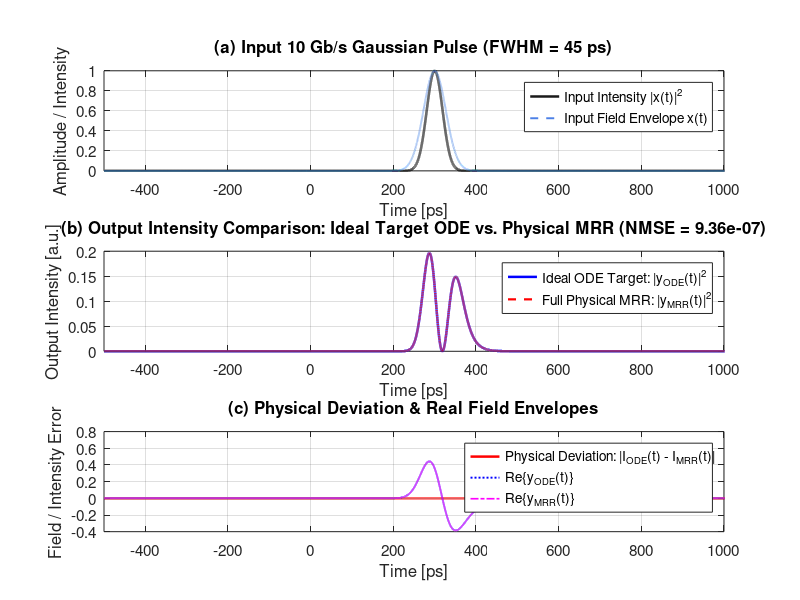
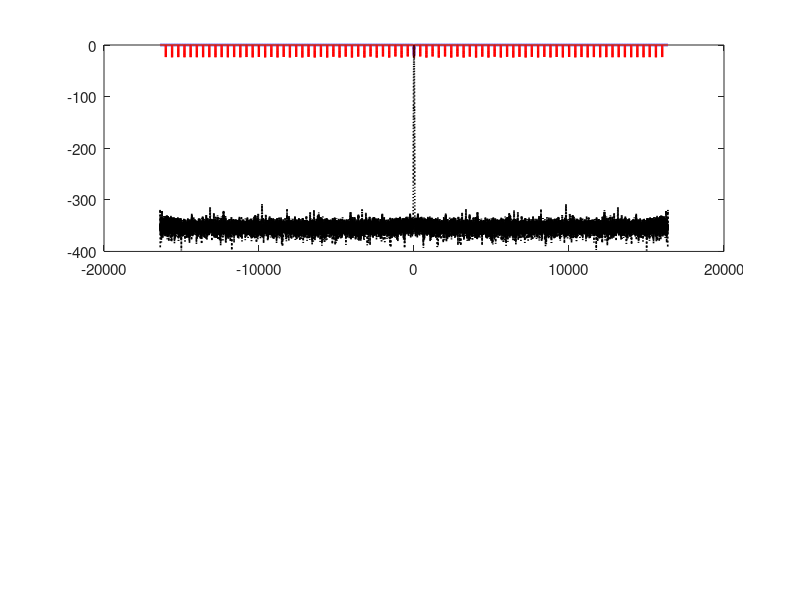

Recreate these plots in MATLAB, in order. (Note: this script raises an error after producing the figures.)
%% Optical Ordinary Differential Equation (ODE) Solver via Silicon Photonic MRR
% Based on: "Compact tunable silicon photonic ODE solver", Optics Express (2014)
% Implementation of the Through-Port First-Order All-Optical ODE Solver
%
% This script compares:
%  1. Ideal First-Order ODE Transfer Function (Coupled-Mode Theory / Baseband Target ODE)
%  2. Full Periodic Physical MRR Transfer Function (Exact Add-Drop Microring Model)

clear; close all; clc;

%% 1. Physical Parameters
c          = 2.99792458e8;       % Speed of light in vacuum [m/s]
lambda0    = 1550.391e-9;        % Resonant wavelength [m] (1550.391 nm)
f0         = c / lambda0;        % Optical carrier frequency [Hz]
w0         = 2 * pi * f0;        % Optical carrier angular frequency [rad/s]
L          = 178.98e-6;          % Ring circumference [m] (178.98 um)
ng         = 4.1850;             % Waveguide group index
alpha_dB_cm= 8.0;                % Waveguide power loss factor [dB/cm]

% Convert waveguide power loss to round-trip power loss factor eta
alpha_dB_m = alpha_dB_cm * 100;                 % [dB/m]
alpha_lin  = alpha_dB_m * log(10) / 10;         % Linear power attenuation coefficient [1/m]
eta        = 1 - exp(-alpha_lin * L);           % Round-trip intrinsic power loss
a_loss     = sqrt(1 - eta);                     % Round-trip field amplitude transmission

% Initial power coupling coefficients of the two couplers
kappa1     = 0.08;                              % Coupler 1 (bus/through port)
kappa2     = 0.04;                              % Coupler 2 (drop port)
r1         = sqrt(1 - kappa1);                  % Coupler 1 field transmission coefficient
r2         = sqrt(1 - kappa2);                  % Coupler 2 field transmission coefficient

% Ring cavity round-trip time and Free Spectral Range (FSR)
tau_rt     = ng * L / c;                        % Round-trip time [s] (~2.498 ps)
FSR        = 1 / tau_rt;                        % Free Spectral Range [Hz] (~400.24 GHz)

%% 2. Coupled-Mode Theory (CMT) Formulation & ODE Coefficients
% Quality factors from CMT:
% Qi  = - (w0 * ng * L) / (c * ln(1 - eta))
% Qe1 = - (w0 * ng * L) / (c * ln(1 - kappa1))
% Qe2 = - (w0 * ng * L) / (c * ln(1 - kappa2))
Qi         = - (w0 * ng * L) / (c * log(1 - eta));
Qe1        = - (w0 * ng * L) / (c * log(1 - kappa1));
Qe2        = - (w0 * ng * L) / (c * log(1 - kappa2));

% Decay rates (gamma = w0 / (2*Q)):
gamma_i    = w0 / (2 * Qi);      % Intrinsic cavity decay rate [rad/s]
gamma_e1   = w0 / (2 * Qe1);     % Coupling decay rate to waveguide 1 [rad/s]
gamma_e2   = w0 / (2 * Qe2);     % Coupling decay rate to waveguide 2 [rad/s]

% Total quality factor and loaded 3-dB angular bandwidth
Q_total    = 1 / (1/Qi + 1/Qe1 + 1/Qe2);
Delta_w3dB = w0 / Q_total;       % [rad/s]

% ODE Constant Coefficients:
% Target ODE: dy(t)/dt + a0*y(t) = dx(t)/dt + b0*x(t)
a0         = gamma_i + gamma_e1 + gamma_e2;   % a0 = w0 / (2*Q_total) = Delta_w3dB / 2
b0         = gamma_i + gamma_e2 - gamma_e1;

fprintf('========================================================================\n');
fprintf('                Silicon Photonic ODE Solver Parameters                  \n');
fprintf('========================================================================\n');
fprintf('Resonant Wavelength (lambda0)       : %.3f nm\n', lambda0 * 1e9);
fprintf('Optical Carrier Frequency (f0)      : %.3f THz\n', f0 / 1e12);
fprintf('Ring Circumference (L)              : %.2f um\n', L * 1e6);
fprintf('Waveguide Group Index (ng)          : %.4f\n', ng);
fprintf('Round-trip Time (tau_rt)            : %.3f ps\n', tau_rt * 1e12);
fprintf('Free Spectral Range (FSR)           : %.2f GHz (%.3f nm)\n', FSR / 1e9, (lambda0^2 / (ng*L)) * 1e9);
fprintf('Waveguide Loss                      : %.2f dB/cm (Round-trip loss eta = %.4f)\n', alpha_dB_cm, eta);
fprintf('Coupling Coefficients               : kappa1 = %.4f, kappa2 = %.4f\n', kappa1, kappa2);
fprintf('------------------------------------------------------------------------\n');
fprintf('Cavity Quality Factors              : Qi = %.2e, Qe1 = %.2e, Qe2 = %.2e\n', Qi, Qe1, Qe2);
fprintf('Loaded Quality Factor (Q)           : %.2e\n', Q_total);
fprintf('Decay Rates (gamma)                 : gamma_i  = %.3e rad/s (%.2f GHz)\n', gamma_i, gamma_i/(2*pi*1e9));
fprintf('                                      gamma_e1 = %.3e rad/s (%.2f GHz)\n', gamma_e1, gamma_e1/(2*pi*1e9));
fprintf('                                      gamma_e2 = %.3e rad/s (%.2f GHz)\n', gamma_e2, gamma_e2/(2*pi*1e9));
fprintf('ODE Coefficient a0                  : %.4e rad/s (Bandwidth: %.2f GHz)\n', a0, a0/(pi*1e9));
fprintf('ODE Coefficient b0                  : %.4e rad/s\n', b0);
if b0 < 0
    fprintf('Coupling Regime                     : Over-coupled (b0 < 0)\n');
elseif b0 == 0
    fprintf('Coupling Regime                     : Critically coupled (b0 = 0, Differentiator)\n');
else
    fprintf('Coupling Regime                     : Under-coupled (b0 > 0)\n');
end
fprintf('Through-port Static Notch (b0/a0)^2 : %.4f (%.2f dB)\n', (b0/a0)^2, 10*log10((b0/a0)^2));
fprintf('========================================================================\n\n');

%% 3. Signal Definition: 10 Gb/s Gaussian-like Optical Pulse (FWHM = 45 ps)
FWHM       = 45e-12;             % Full Width at Half Maximum: 45 ps (~40-50 ps)
t0         = 0.3e-9;             % Center of the pulse [s] (300 ps)

% Simulation time grid
t_start    = -0.5e-9;            % -0.5 ns
t_end      = 1.5e-9;             % 1.5 ns
N          = 65536;              % Number of grid points (power of 2 for FFT)
t          = linspace(t_start, t_end, N);
dt         = t(2) - t(1);

% Optical complex envelope x(t)
% Intensity: I_in(t) = exp(-4*log(2)*((t - t0)/FWHM)^2) -> Field: x(t) = sqrt(I_in(t))
x_fun      = @(t_val) exp(-2 * log(2) * ((t_val - t0) / FWHM).^2);
x          = x_fun(t);           % Input field envelope

%% 4. Frequency-Domain Optical Filtering (FFT/IFFT)
fs         = 1 / dt;                          % Sampling frequency [Hz]
f          = linspace(-fs/2, fs/2 - fs/N, N); % Centered baseband frequency axis [Hz]
w          = 2 * pi * f;                      % Baseband angular frequency [rad/s]

% (A) Ideal First-Order ODE Transfer Function (Target ODE via CMT)
%     T_ODE(w) = (j*w + b0) / (j*w + a0)
T_ode      = (1j * w + b0) ./ (1j * w + a0);

% (B) Full Periodic Physical MRR Through-Port Transfer Function
%     H_MRR(w) = (r1 - r2*a*exp(-j*w*tau_rt)) / (1 - r1*r2*a*exp(-j*w*tau_rt))
H_mrr      = (r1 - r2 * a_loss * exp(-1j * w * tau_rt)) ./ ...
             (1 - r1 * r2 * a_loss * exp(-1j * w * tau_rt));

% Optical filtering via FFT
X_w        = fftshift(fft(x));           % Input pulse spectrum
Y_ode_w    = X_w .* T_ode;               % Output spectrum via Ideal ODE filter
Y_mrr_w    = X_w .* H_mrr;               % Output spectrum via Full Physical MRR

y_ode      = ifft(ifftshift(Y_ode_w));   % Time-domain field via Ideal ODE filter
y_mrr      = ifft(ifftshift(Y_mrr_w));   % Time-domain field via Physical MRR

%% 5. Power Intensities & Normalized Mean Square Error (NMSE)
I_in       = abs(x).^2;                  % Input intensity
I_ode      = abs(y_ode).^2;              % Ideal ODE output intensity
I_mrr      = abs(y_mrr).^2;              % Physical MRR solver output intensity

% Normalized Mean Square Error (NMSE) between Ideal ODE and Physical MRR
NMSE       = sum((I_ode - I_mrr).^2) / sum(I_ode.^2);
NMSE_dB    = 10 * log10(NMSE);

fprintf('========================================================================\n');
fprintf('                         Verification Results                           \n');
fprintf('========================================================================\n');
fprintf('Signal Type                         : 10 Gb/s Gaussian Pulse (FWHM = 45 ps)\n');
fprintf('Pulse FWHM                          : %.2f ps\n', FWHM * 1e12);
fprintf('Normalized Mean Square Error (NMSE) : %.4e\n', NMSE);
fprintf('NMSE in Percentage                  : %.6f %%\n', NMSE * 100);
fprintf('NMSE in dB                          : %.2f dB\n', NMSE_dB);
fprintf('========================================================================\n\n');

%% 6. Visualization & Plotting
set(0, 'DefaultAxesFontSize', 11, 'DefaultLineLineWidth', 1.8);

% -------------------------------------------------------------------------
% Figure 1: Time-Domain Waveforms and Physical MRR Verification
% -------------------------------------------------------------------------
figure('Name', 'Photonic ODE Solver - Time Domain Comparison', 'Position', [80, 80, 950, 820], 'Color', 'w');

% Subplot 1: Input Waveform
subplot(3, 1, 1);
plot(t * 1e12, I_in, 'Color', [0.1, 0.1, 0.1], 'DisplayName', 'Input Intensity |x(t)|^2');
hold on;
plot(t * 1e12, x, '--', 'Color', [0.3, 0.5, 0.9], 'LineWidth', 1.4, 'DisplayName', 'Input Field Envelope x(t)');
grid on; box on;
xlim([t_start*1e12, 1.0e3]);
xlabel('Time [ps]');
ylabel('Amplitude / Intensity');
title('(a) Input 10 Gb/s Gaussian Pulse (FWHM = 45 ps)');
legend('Location', 'northeast');

% Subplot 2: Output Intensity Comparison
subplot(3, 1, 2);
plot(t * 1e12, I_ode, 'b-', 'DisplayName', 'Ideal ODE Target: |y_{ODE}(t)|^2');
hold on;
plot(t * 1e12, I_mrr, 'r--', 'LineWidth', 1.6, 'DisplayName', 'Full Physical MRR: |y_{MRR}(t)|^2');
grid on; box on;
xlim([t_start*1e12, 1.0e3]);
xlabel('Time [ps]');
ylabel('Output Intensity [a.u.]');
title(sprintf('(b) Output Intensity Comparison: Ideal Target ODE vs. Physical MRR (NMSE = %.2e)', NMSE));
legend('Location', 'northeast');

% Subplot 3: Physical Error & Residuals
subplot(3, 1, 3);
plot(t * 1e12, abs(I_ode - I_mrr), 'r-', 'DisplayName', 'Physical Deviation: |I_{ODE}(t) - I_{MRR}(t)|');
hold on;
plot(t * 1e12, real(y_ode), 'b:', 'LineWidth', 1.4, 'DisplayName', 'Re\{y_{ODE}(t)\}');
plot(t * 1e12, real(y_mrr), 'm-.', 'LineWidth', 1.2, 'DisplayName', 'Re\{y_{MRR}(t)\}');
grid on; box on;
xlim([t_start*1e12, 1.0e3]);
xlabel('Time [ps]');
ylabel('Field / Intensity Error');
title('(c) Physical Deviation & Real Field Envelopes');
legend('Location', 'northeast');

% -------------------------------------------------------------------------
% Figure 2: Baseband Frequency Response Comparison (Zoom: +/- 50 GHz)
% -------------------------------------------------------------------------
figure('Name', 'Photonic ODE Solver - Baseband Frequency Response', 'Position', [120, 120, 950, 620], 'Color', 'w');

f_GHz = f / 1e9;
freq_limit = 50; % Plot range +/- 50 GHz

subplot(2, 1, 1);
plot(f_GHz, 10 * log10(abs(T_ode).^2), 'b--', 'LineWidth', 2.0, 'DisplayName', 'Ideal Target ODE |T_{ODE}(\omega)|^2');
hold on;
plot(f_GHz, 10 * log10(abs(H_mrr).^2), 'r-', 'LineWidth', 1.6, 'DisplayName', 'Full Physical MRR |H_{MRR}(\omega)|^2');
input_spec_dB = 10 * log10(abs(X_w).^2 / max(abs(X_w).^2));
plot(f_GHz, input_spec_dB, 'k:', 'LineWidth', 1.2, 'DisplayName', 'Input Pulse Spectrum (Normalized)');
yline(10 * log10((b0/a0)^2), 'g-.', 'LineWidth', 1.2, 'DisplayName', sprintf('Resonance Notch (|b_0/a_0|^2 = %.2f dB)', 10*log10((b0/a0)^2)));
grid on; box on;
xlim([-freq_limit, freq_limit]);
ylim([-35, 5]);
xlabel('Frequency Offset f - f_0 [GHz]');
ylabel('Magnitude [dB]');
title('(a) Baseband Magnitude Response: Ideal ODE vs. Full Physical MRR');
legend('Location', 'southeast');

subplot(2, 1, 2);
plot(f_GHz, angle(T_ode) * (180 / pi), 'b--', 'LineWidth', 2.0, 'DisplayName', '\angle T_{ODE}(\omega) (Ideal ODE)');
hold on;
plot(f_GHz, angle(H_mrr) * (180 / pi), 'r-', 'LineWidth', 1.6, 'DisplayName', '\angle H_{MRR}(\omega) (Physical MRR)');
grid on; box on;
xlim([-freq_limit, freq_limit]);
ylim([-190, 190]);
xlabel('Frequency Offset f - f_0 [GHz]');
ylabel('Phase [degrees]');
title('(b) Baseband Phase Response Comparison');
legend('Location', 'southeast');

% -------------------------------------------------------------------------
% Figure 3: Broadband Spectral View & Free Spectral Range (FSR) Periodicity
% -------------------------------------------------------------------------
figure('Name', 'Photonic ODE Solver - Broadband Spectrum & FSR Periodicity', 'Position', [160, 160, 950, 520], 'Color', 'w');

broad_limit = 600; % +/- 600 GHz (showing > 1 FSR)

plot(f_GHz, 10 * log10(abs(H_mrr).^2), 'r-', 'LineWidth', 1.8, 'DisplayName', 'Full Periodic Physical MRR |H_{MRR}(\omega)|^2');
hold on;
plot(f_GHz, 10 * log10(abs(T_ode).^2), 'b--', 'LineWidth', 1.6, 'DisplayName', 'Single-Resonance Ideal ODE |T_{ODE}(\omega)|^2');
plot(f_GHz, input_spec_dB, 'k:', 'LineWidth', 1.3, 'DisplayName', 'Input Pulse Spectrum (10 Gb/s)');
xline(-FSR/1e9, 'm-.', 'LineWidth', 1.2, 'DisplayName', sprintf('-FSR (-%.1f GHz)', FSR/1e9));
xline(+FSR/1e9, 'm-.', 'LineWidth', 1.2, 'DisplayName', sprintf('+FSR (+%.1f GHz)', FSR/1e9));
grid on; box on;
xlim([-broad_limit, broad_limit]);
ylim([-35, 5]);
xlabel('Frequency Offset f - f_0 [GHz]');
ylabel('Magnitude [dB]');
title(sprintf('Broadband Spectral View: Physical MRR FSR Periodicity (FSR = %.2f GHz) vs. Baseband ODE Model', FSR/1e9));
legend('Location', 'southeast');
